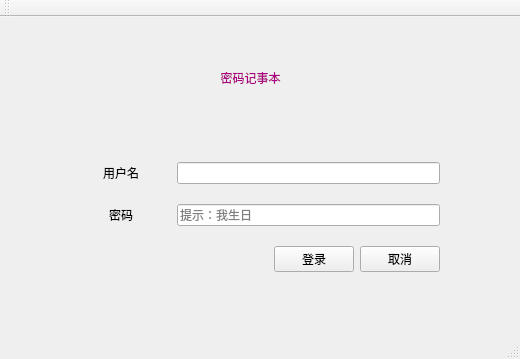
<?xml version="1.0" encoding="UTF-8"?>
<ui version="4.0">
 <class>Test7_2BClass</class>
 <widget class="QMainWindow" name="Test7_2BClass">
  <property name="geometry">
   <rect>
    <x>0</x>
    <y>0</y>
    <width>520</width>
    <height>359</height>
   </rect>
  </property>
  <property name="windowTitle">
   <string>Test7_2B</string>
  </property>
  <widget class="QWidget" name="centralWidget">
   <widget class="QLabel" name="labelTitle">
    <property name="geometry">
     <rect>
      <x>140</x>
      <y>10</y>
      <width>221</width>
      <height>101</height>
     </rect>
    </property>
    <property name="styleSheet">
     <string notr="true">font: 24pt &quot;华文行楷&quot;;
color: rgb(170, 0, 127);</string>
    </property>
    <property name="text">
     <string>密码记事本</string>
    </property>
    <property name="textFormat">
     <enum>Qt::AutoText</enum>
    </property>
    <property name="alignment">
     <set>Qt::AlignCenter</set>
    </property>
   </widget>
   <widget class="QWidget" name="layoutWidget">
    <property name="geometry">
     <rect>
      <x>60</x>
      <y>120</y>
      <width>391</width>
      <height>161</height>
     </rect>
    </property>
    <layout class="QVBoxLayout" name="verticalLayout">
     <item>
      <layout class="QHBoxLayout" name="horizontalLayout">
       <item>
        <widget class="QLabel" name="labelUser">
         <property name="minimumSize">
          <size>
           <width>100</width>
           <height>0</height>
          </size>
         </property>
         <property name="text">
          <string>用户名</string>
         </property>
         <property name="alignment">
          <set>Qt::AlignCenter</set>
         </property>
        </widget>
       </item>
       <item>
        <widget class="QLineEdit" name="leditUser"/>
       </item>
      </layout>
     </item>
     <item>
      <layout class="QHBoxLayout" name="horizontalLayout_2">
       <item>
        <widget class="QLabel" name="labelPasswd">
         <property name="minimumSize">
          <size>
           <width>100</width>
           <height>0</height>
          </size>
         </property>
         <property name="text">
          <string>密码</string>
         </property>
         <property name="alignment">
          <set>Qt::AlignCenter</set>
         </property>
        </widget>
       </item>
       <item>
        <widget class="QLineEdit" name="leditPasswd">
         <property name="echoMode">
          <enum>QLineEdit::Password</enum>
         </property>
         <property name="placeholderText">
          <string>提示：我生日</string>
         </property>
        </widget>
       </item>
      </layout>
     </item>
     <item>
      <layout class="QHBoxLayout" name="horizontalLayout_3">
       <item>
        <spacer name="horizontalSpacer">
         <property name="orientation">
          <enum>Qt::Horizontal</enum>
         </property>
         <property name="sizeHint" stdset="0">
          <size>
           <width>40</width>
           <height>20</height>
          </size>
         </property>
        </spacer>
       </item>
       <item>
        <widget class="QPushButton" name="btnLogin">
         <property name="text">
          <string>登录</string>
         </property>
        </widget>
       </item>
       <item>
        <widget class="QPushButton" name="btnCancel">
         <property name="text">
          <string>取消</string>
         </property>
        </widget>
       </item>
      </layout>
     </item>
    </layout>
   </widget>
  </widget>
  <widget class="QMenuBar" name="menuBar">
   <property name="geometry">
    <rect>
     <x>0</x>
     <y>0</y>
     <width>520</width>
     <height>21</height>
    </rect>
   </property>
  </widget>
  <widget class="QToolBar" name="mainToolBar">
   <attribute name="toolBarArea">
    <enum>TopToolBarArea</enum>
   </attribute>
   <attribute name="toolBarBreak">
    <bool>false</bool>
   </attribute>
  </widget>
  <widget class="QStatusBar" name="statusBar"/>
 </widget>
 <layoutdefault spacing="6" margin="11"/>
 <resources>
  <include location="test7_2b.qrc"/>
 </resources>
 <connections/>
</ui>
